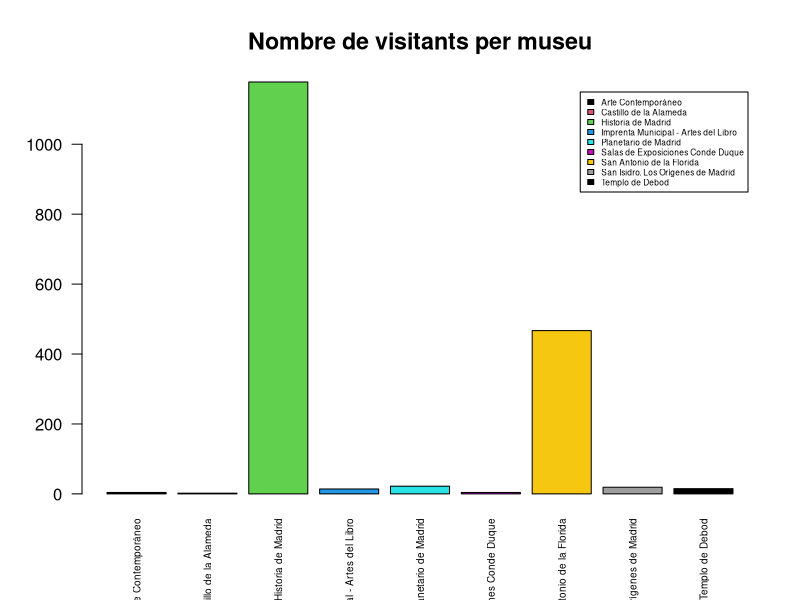
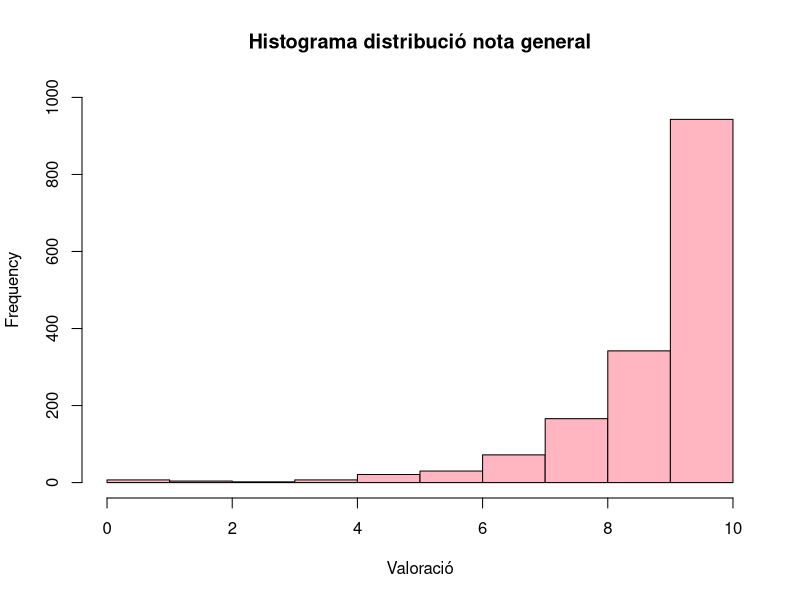
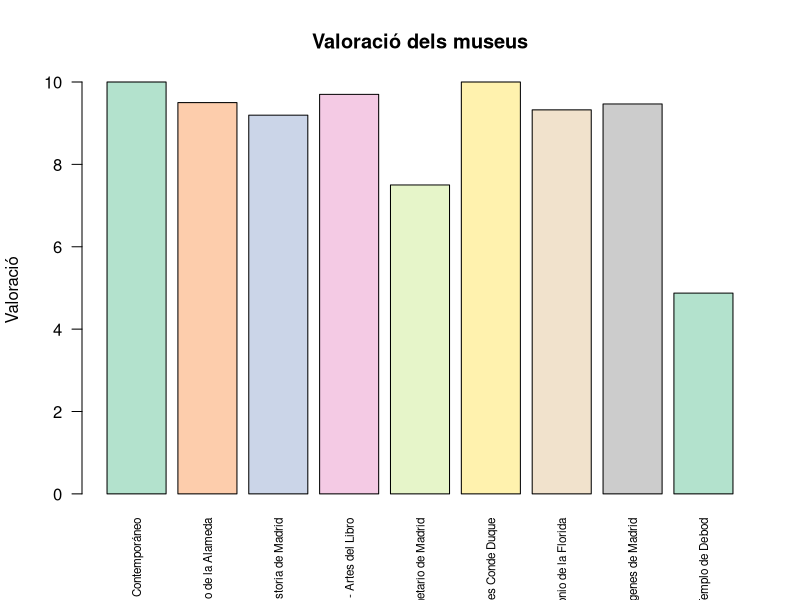
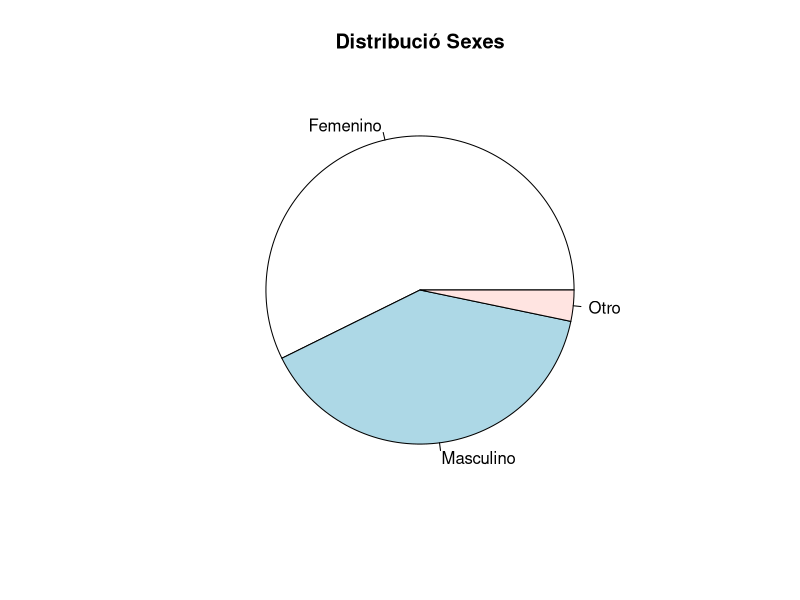
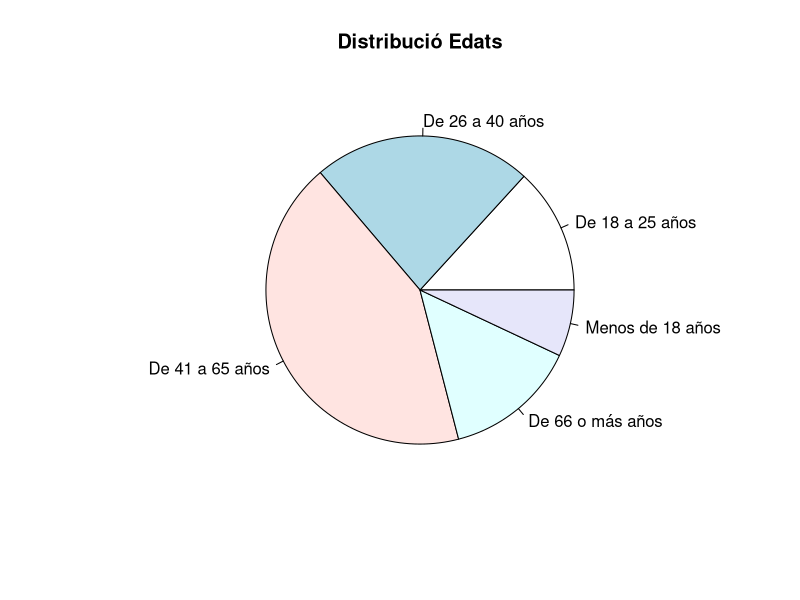

Here is the R script that generated these plots, in order:
## ---- chunk 1
library(ggplot2)
library(readr)
library(readxl)
library(dplyr)
data<-read_xlsx("estudioSatisfaccion2023.xlsx")

## ---- chunk 2
valors_na<-function(variable){
  return (sum(is.na(variable)))
  
}
## ---- chunk 3
data.v1<-data[,-1:-4]
head(data.v1)
## ---- chunk 4
dimensions_data<-dim(data.v1)
dimensions_data
## ---- chunk 5
colnames(data.v1)
## ---- chunk 6
taula_frec_museus<-table(data.v1$`1_¿Qué museo acabas de visitar?`)
taula_frec_museus
prop_taula_frec_museus<-prop.table(taula_frec_museus)
prop_taula_frec_museus
## ---- chunk 7
barplot(taula_frec_museus,
        main = "Nombre de visitants per museu",
        beside = TRUE,
        legend.text = TRUE,
        col = palette("Pastel 2"),
        las = 2,          # Rotar etiquetes de l'eix X
        cex.names = 0.6,  # Reuïm escala de les etiquetes
        cex.main = 1.4,   # Ajuestem tamany del títol
        args.legend = list(cex=0.5))


## ---- chunk 8
variable_2<-data.v1$`2_La recepción y atención al público`
variable_5<-data.v1$`5_La adaptación a visitantes con discapacidad`
valors_na(variable_2)
valors_na(variable_5)
variable_6<-data.v1$`6_Teniendo en cuenta toda su experiencia, ¿cuál es su valoración global con la visita  en una escala de 0 a 10, siendo “0”, totalmente insatisfactoria y “10”, totalmente satisfactoria`
## ---- chunk 9
taula_v_6<-table(variable_6)
taula_v_6
prop_taula_v_6<-prop.table(taula_v_6)
prop_taula_v_6
numeric_v_6=as.numeric(variable_6)
hist(x=numeric_v_6,ylim = c(0,1000),main = "Histograma distribució nota general", col = "#FFB6C1", xlab = "Valoració")
## ---- chunk 10
mean(as.numeric(na.omit(variable_6)))
## ---- chunk 11
# Creem la taula amb els museus i les seues puntuacions.
taula_museus_puntuacio <- table(data.v1$`1_¿Qué museo acabas de visitar?`, data.v1$`6_Teniendo en cuenta toda su experiencia, ¿cuál es su valoración global con la visita  en una escala de 0 a 10, siendo “0”, totalmente insatisfactoria y “10”, totalmente satisfactoria`)

# Reordenem els nombres perquè siguen ascendents.
taula_museus_puntuacio <- taula_museus_puntuacio[, c(1,2, 4:ncol(taula_museus_puntuacio), 3)]
taula_museus_puntuacio

# Definim una funció on donat un vector ens retorne la seua mitjana ponderada.
media_ponderada <- function(vector){
  ponderacions = c(0, 1, 2, 3, 4, 5, 6, 7, 8, 9, 10)
  vector_ponderat = vector * ponderacions
  return (sum(vector_ponderat) / sum(vector))
  
}


# A continuació calcularem la mitjana de cada museu i les guardarem en un vector.
mitjanes = c()

for (i in 1:nrow(taula_museus_puntuacio)) {
  vector = as.numeric(unlist(taula_museus_puntuacio[i, ]))
  mitjanes <- c(mitjanes, media_ponderada(vector))
}

mitjanes
museus = c(rownames(taula_museus_puntuacio))

# Creem una taula amb la puntuació mitjana de cada museu.
taula_mitjana <- data.frame(
  Museu = museus,
  Mitjana = mitjanes
)

taula_mitjana

## ---- chunk 12
# Crear el barplot
barplot(
  taula_mitjana$Mitjana, 
  names.arg = taula_mitjana$Museu, 
  las = 2, 
  col = palette("Pastel 2"), 
  main = "Valoració dels museus", 
  ylab = "Valoració",
  cex.names = 0.7
)
## ---- chunk 13
variable_9<-data.v1$`9_¿Cuál es su sexo?`
taula_v_9<-table(variable_9)
pie(taula_v_9,main = "Distribució Sexes")
## ---- chunk 14
taula_v_9
prop.table(taula_v_9)
## ---- chunk 15
variable_8<-data.v1$`8_¿Cuál es su grupo de edad?`
taula_v_8<-table(variable_8)
pie(taula_v_8,main = "Distribució Edats")
